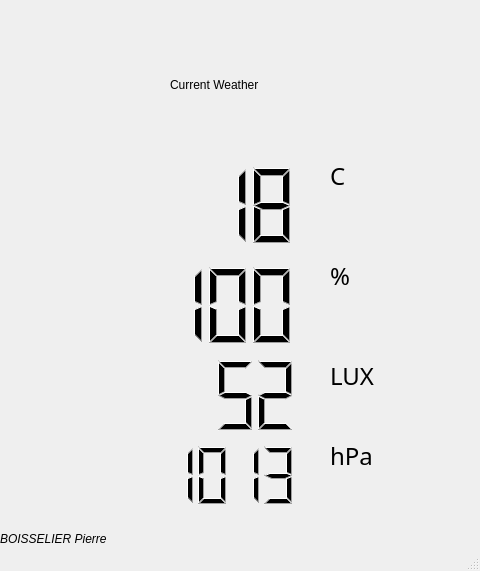
<?xml version="1.0" encoding="UTF-8"?>
<ui version="4.0">
 <class>WeatherStation</class>
 <widget class="QMainWindow" name="WeatherStation">
  <property name="windowModality">
   <enum>Qt::NonModal</enum>
  </property>
  <property name="geometry">
   <rect>
    <x>0</x>
    <y>0</y>
    <width>480</width>
    <height>571</height>
   </rect>
  </property>
  <property name="contextMenuPolicy">
   <enum>Qt::NoContextMenu</enum>
  </property>
  <property name="windowTitle">
   <string>Weather Station for RPi</string>
  </property>
  <property name="autoFillBackground">
   <bool>false</bool>
  </property>
  <widget class="QWidget" name="centralwidget">
   <widget class="QLCDNumber" name="temp_lcd">
    <property name="geometry">
     <rect>
      <x>100</x>
      <y>160</y>
      <width>211</width>
      <height>91</height>
     </rect>
    </property>
    <property name="font">
     <font>
      <family>Tinos Nerd Font</family>
     </font>
    </property>
    <property name="frameShape">
     <enum>QFrame::NoFrame</enum>
    </property>
    <property name="frameShadow">
     <enum>QFrame::Plain</enum>
    </property>
    <property name="smallDecimalPoint">
     <bool>false</bool>
    </property>
    <property name="digitCount">
     <number>4</number>
    </property>
    <property name="segmentStyle">
     <enum>QLCDNumber::Filled</enum>
    </property>
    <property name="value" stdset="0">
     <double>18.000000000000000</double>
    </property>
    <property name="intValue" stdset="0">
     <number>18</number>
    </property>
   </widget>
   <widget class="QLabel" name="deg_label">
    <property name="geometry">
     <rect>
      <x>330</x>
      <y>160</y>
      <width>61</width>
      <height>31</height>
     </rect>
    </property>
    <property name="font">
     <font>
      <family>Fira Mono</family>
      <pointsize>18</pointsize>
     </font>
    </property>
    <property name="text">
     <string>C</string>
    </property>
   </widget>
   <widget class="QLCDNumber" name="humidity_lcd">
    <property name="geometry">
     <rect>
      <x>100</x>
      <y>260</y>
      <width>211</width>
      <height>91</height>
     </rect>
    </property>
    <property name="font">
     <font>
      <family>Tinos Nerd Font</family>
     </font>
    </property>
    <property name="frameShape">
     <enum>QFrame::NoFrame</enum>
    </property>
    <property name="frameShadow">
     <enum>QFrame::Plain</enum>
    </property>
    <property name="smallDecimalPoint">
     <bool>false</bool>
    </property>
    <property name="digitCount">
     <number>4</number>
    </property>
    <property name="segmentStyle">
     <enum>QLCDNumber::Filled</enum>
    </property>
    <property name="value" stdset="0">
     <double>100.000000000000000</double>
    </property>
    <property name="intValue" stdset="0">
     <number>100</number>
    </property>
   </widget>
   <widget class="QLCDNumber" name="pressure_lcd">
    <property name="geometry">
     <rect>
      <x>90</x>
      <y>430</y>
      <width>211</width>
      <height>91</height>
     </rect>
    </property>
    <property name="font">
     <font>
      <family>Tinos Nerd Font</family>
     </font>
    </property>
    <property name="frameShape">
     <enum>QFrame::NoFrame</enum>
    </property>
    <property name="frameShadow">
     <enum>QFrame::Plain</enum>
    </property>
    <property name="smallDecimalPoint">
     <bool>false</bool>
    </property>
    <property name="digitCount">
     <number>6</number>
    </property>
    <property name="segmentStyle">
     <enum>QLCDNumber::Filled</enum>
    </property>
    <property name="value" stdset="0">
     <double>1013.000000000000000</double>
    </property>
    <property name="intValue" stdset="0">
     <number>1013</number>
    </property>
   </widget>
   <widget class="QLCDNumber" name="lux_lcd">
    <property name="geometry">
     <rect>
      <x>90</x>
      <y>350</y>
      <width>211</width>
      <height>91</height>
     </rect>
    </property>
    <property name="font">
     <font>
      <family>Tinos Nerd Font</family>
     </font>
    </property>
    <property name="frameShape">
     <enum>QFrame::NoFrame</enum>
    </property>
    <property name="frameShadow">
     <enum>QFrame::Plain</enum>
    </property>
    <property name="smallDecimalPoint">
     <bool>false</bool>
    </property>
    <property name="digitCount">
     <number>5</number>
    </property>
    <property name="segmentStyle">
     <enum>QLCDNumber::Filled</enum>
    </property>
    <property name="value" stdset="0">
     <double>52.000000000000000</double>
    </property>
    <property name="intValue" stdset="0">
     <number>52</number>
    </property>
   </widget>
   <widget class="QLabel" name="humidity_label">
    <property name="geometry">
     <rect>
      <x>330</x>
      <y>260</y>
      <width>61</width>
      <height>31</height>
     </rect>
    </property>
    <property name="font">
     <font>
      <family>Fira Mono</family>
      <pointsize>18</pointsize>
     </font>
    </property>
    <property name="text">
     <string>%</string>
    </property>
   </widget>
   <widget class="QLabel" name="pressure_label">
    <property name="geometry">
     <rect>
      <x>330</x>
      <y>440</y>
      <width>61</width>
      <height>31</height>
     </rect>
    </property>
    <property name="font">
     <font>
      <family>Fira Mono</family>
      <pointsize>18</pointsize>
     </font>
    </property>
    <property name="text">
     <string>hPa</string>
    </property>
   </widget>
   <widget class="QLabel" name="lux_label">
    <property name="geometry">
     <rect>
      <x>330</x>
      <y>360</y>
      <width>61</width>
      <height>31</height>
     </rect>
    </property>
    <property name="font">
     <font>
      <family>Fira Mono</family>
      <pointsize>18</pointsize>
     </font>
    </property>
    <property name="text">
     <string>LUX</string>
    </property>
   </widget>
   <widget class="QLabel" name="weatherView">
    <property name="geometry">
     <rect>
      <x>170</x>
      <y>20</y>
      <width>130</width>
      <height>129</height>
     </rect>
    </property>
    <property name="text">
     <string>Current Weather</string>
    </property>
   </widget>
   <widget class="QLabel" name="label">
    <property name="geometry">
     <rect>
      <x>0</x>
      <y>530</y>
      <width>151</width>
      <height>17</height>
     </rect>
    </property>
    <property name="font">
     <font>
      <pointsize>9</pointsize>
      <italic>true</italic>
      <strikeout>false</strikeout>
      <kerning>true</kerning>
     </font>
    </property>
    <property name="text">
     <string>BOISSELIER Pierre</string>
    </property>
   </widget>
  </widget>
  <widget class="QStatusBar" name="statusbar">
   <property name="enabled">
    <bool>true</bool>
   </property>
  </widget>
 </widget>
 <resources/>
 <connections/>
</ui>
